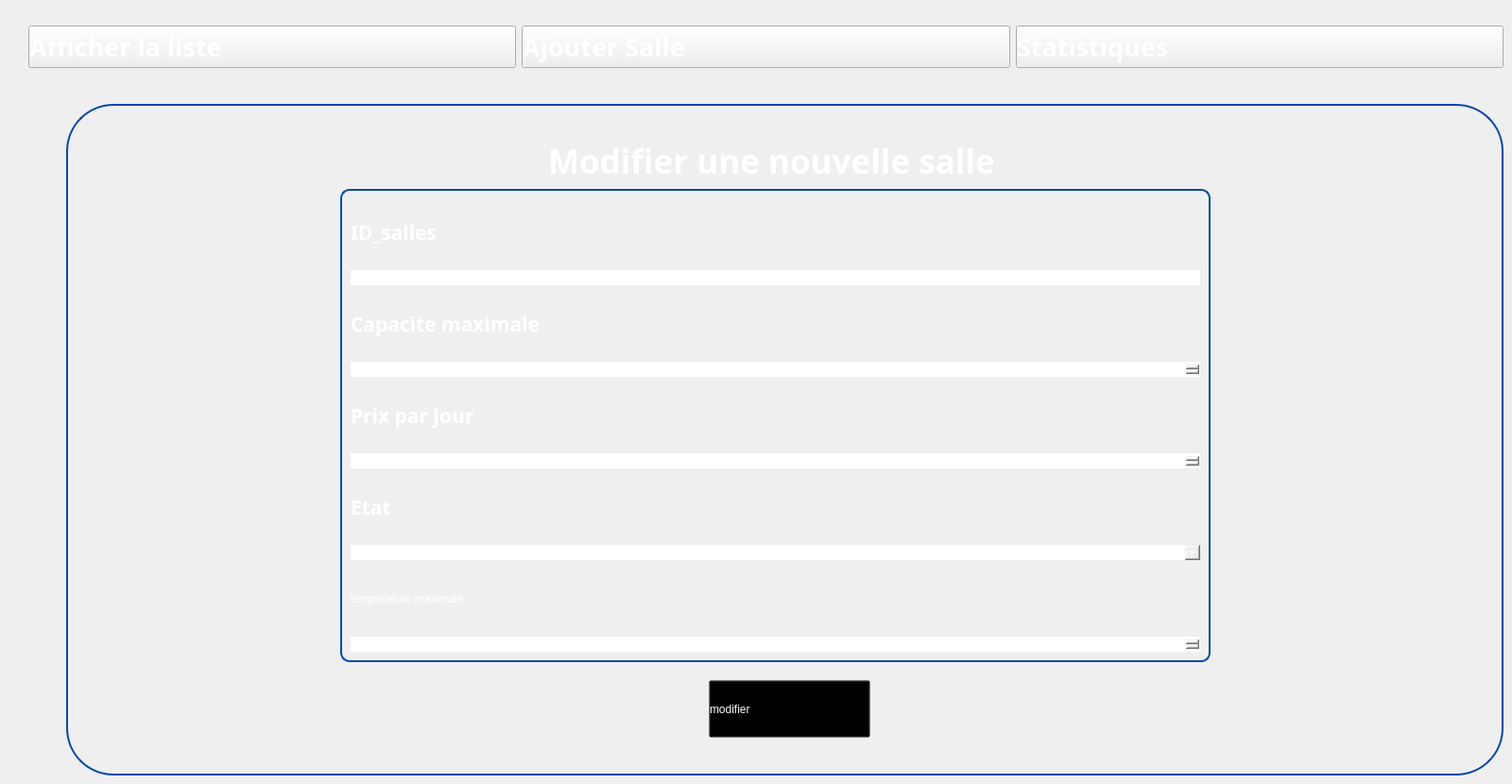
   <widget class="QWidget" name="modifsalle">
    <widget class="QGroupBox" name="groupBox_68">
     <property name="geometry">
      <rect>
       <x>70</x>
       <y>110</y>
       <width>1521</width>
       <height>711</height>
      </rect>
     </property>
     <property name="styleSheet">
      <string notr="true">QGroupBox {
        border-radius:50px;
    border: 2px solid #0447AF; /* Red border */
}
</string>
     </property>
     <property name="title">
      <string/>
     </property>
     <widget class="QLabel" name="label_227">
      <property name="geometry">
       <rect>
        <x>190</x>
        <y>30</y>
        <width>51</width>
        <height>51</height>
       </rect>
      </property>
      <property name="text">
       <string/>
      </property>
      <property name="pixmap">
       <pixmap>../../Downloads/wetransfer_gestion-de-formations_2024-02-16_1550/icons/client.png</pixmap>
      </property>
      <property name="scaledContents">
       <bool>true</bool>
      </property>
     </widget>
     <widget class="QLabel" name="label_228">
      <property name="geometry">
       <rect>
        <x>510</x>
        <y>30</y>
        <width>671</width>
        <height>61</height>
       </rect>
      </property>
      <property name="font">
       <font>
        <family>Plus Jakarta Sans</family>
        <pointsize>26</pointsize>
        <weight>75</weight>
        <bold>true</bold>
       </font>
      </property>
      <property name="styleSheet">
       <string notr="true">color:white;
    background: transparent;
</string>
      </property>
      <property name="text">
       <string>Modifier une nouvelle salle</string>
      </property>
     </widget>
     <widget class="QLabel" name="label_229">
      <property name="geometry">
       <rect>
        <x>70</x>
        <y>20</y>
        <width>81</width>
        <height>81</height>
       </rect>
      </property>
      <property name="text">
       <string/>
      </property>
      <property name="pixmap">
       <pixmap>:/Desktop/imageprojetcpp/gestion-de-projet.png</pixmap>
      </property>
      <property name="scaledContents">
       <bool>true</bool>
      </property>
     </widget>
     <widget class="QGroupBox" name="verticalGroupBox_20">
      <property name="geometry">
       <rect>
        <x>290</x>
        <y>90</y>
        <width>921</width>
        <height>501</height>
       </rect>
      </property>
      <property name="styleSheet">
       <string notr="true">	border-radius:10px;
color:white;</string>
      </property>
      <layout class="QVBoxLayout" name="verticalLayout_30">
       <item>
        <widget class="QLabel" name="label_230">
         <property name="font">
          <font>
           <family>Gill Sans MT</family>
           <pointsize>16</pointsize>
           <weight>75</weight>
           <bold>true</bold>
          </font>
         </property>
         <property name="styleSheet">
          <string notr="true">color:white;</string>
         </property>
         <property name="text">
          <string>ID_salles</string>
         </property>
        </widget>
       </item>
       <item>
        <widget class="QLineEdit" name="lineEditIdSalle_4">
         <property name="styleSheet">
          <string notr="true">color:rgb(0,73,174);
background:white;</string>
         </property>
        </widget>
       </item>
       <item>
        <widget class="QLabel" name="label_231">
         <property name="font">
          <font>
           <family>Gill Sans MT</family>
           <pointsize>16</pointsize>
           <weight>75</weight>
           <bold>true</bold>
          </font>
         </property>
         <property name="styleSheet">
          <string notr="true">color:white;</string>
         </property>
         <property name="text">
          <string>Capacite maximale</string>
         </property>
        </widget>
       </item>
       <item>
        <widget class="QSpinBox" name="spinBoxsalle_4"/>
       </item>
       <item>
        <widget class="QLabel" name="label_232">
         <property name="font">
          <font>
           <family>Gill Sans MT</family>
           <pointsize>16</pointsize>
           <weight>75</weight>
           <bold>true</bold>
          </font>
         </property>
         <property name="styleSheet">
          <string notr="true">color:white;</string>
         </property>
         <property name="text">
          <string>Prix par jour</string>
         </property>
        </widget>
       </item>
       <item>
        <widget class="QDoubleSpinBox" name="doubleSpinBoxsalle_4"/>
       </item>
       <item>
        <widget class="QLabel" name="label_233">
         <property name="font">
          <font>
           <family>Gill Sans MT</family>
           <pointsize>16</pointsize>
           <weight>75</weight>
           <bold>true</bold>
          </font>
         </property>
         <property name="styleSheet">
          <string notr="true">color:white;</string>
         </property>
         <property name="text">
          <string>Etat</string>
         </property>
        </widget>
       </item>
       <item>
        <widget class="QComboBox" name="comboBoxsalle_4">
         <item>
          <property name="text">
           <string>reserve</string>
          </property>
         </item>
         <item>
          <property name="text">
           <string>non reserve</string>
          </property>
         </item>
        </widget>
       </item>
       <item>
        <widget class="QLabel" name="label_3">
         <property name="text">
          <string>temperature maximale</string>
         </property>
        </widget>
       </item>
       <item>
        <widget class="QDoubleSpinBox" name="doubleSpinBoxsalle_tmp_2"/>
       </item>
      </layout>
     </widget>
     <widget class="QPushButton" name="modifiersalles">
      <property name="geometry">
       <rect>
        <x>680</x>
        <y>610</y>
        <width>171</width>
        <height>61</height>
       </rect>
      </property>
      <property name="styleSheet">
       <string notr="true">QPushButton:hover {
    color: red;
    background: transparent;
}

QPushButton {
    text-align: left;
    background: transparent;
    color: rgb(255,255,255);
}
</string>
      </property>
      <property name="text">
       <string>modifier</string>
      </property>
     </widget>
    </widget>
    <widget class="QWidget" name="horizontalLayoutWidget_52">
     <property name="geometry">
      <rect>
       <x>30</x>
       <y>10</y>
       <width>1561</width>
       <height>80</height>
      </rect>
     </property>
     <layout class="QHBoxLayout" name="horizontalLayout_45">
      <item>
       <widget class="QPushButton" name="pushButton_237">
        <property name="font">
         <font>
          <family>Gill Sans MT</family>
          <pointsize>20</pointsize>
          <weight>75</weight>
          <bold>true</bold>
         </font>
        </property>
        <property name="styleSheet">
         <string notr="true">QPushButton:hover {
    color: blue;
}

QPushButton {
    text-align: left;
    color: rgb(255,255,255);
}
</string>
        </property>
        <property name="text">
         <string>Afficher la liste</string>
        </property>
        <property name="icon">
         <iconset resource="ressource.qrc">
          <normaloff>:/image/list.png</normaloff>:/image/list.png</iconset>
        </property>
        <property name="iconSize">
         <size>
          <width>50</width>
          <height>46</height>
         </size>
        </property>
       </widget>
      </item>
      <item>
       <widget class="QPushButton" name="pushButton_238">
        <property name="font">
         <font>
          <family>Gill Sans MT</family>
          <pointsize>20</pointsize>
          <weight>75</weight>
          <bold>true</bold>
         </font>
        </property>
        <property name="styleSheet">
         <string notr="true">QPushButton:hover {
    color: blue;
}

QPushButton {
    text-align: left;
    color: rgb(255,255,255);
}
</string>
        </property>
        <property name="text">
         <string>Ajouter Salle</string>
        </property>
        <property name="icon">
         <iconset resource="ressource.qrc">
          <normaloff>:/image/ajouter.png</normaloff>:/image/ajouter.png</iconset>
        </property>
        <property name="iconSize">
         <size>
          <width>50</width>
          <height>46</height>
         </size>
        </property>
       </widget>
      </item>
      <item>
       <widget class="QPushButton" name="pushButton_239">
        <property name="font">
         <font>
          <family>Gill Sans MT</family>
          <pointsize>20</pointsize>
          <weight>75</weight>
          <bold>true</bold>
         </font>
        </property>
        <property name="styleSheet">
         <string notr="true">QPushButton:hover {
    color: blue;
}

QPushButton {
    text-align: left;
    color: rgb(255,255,255);
}

</string>
        </property>
        <property name="text">
         <string>Statistiques</string>
        </property>
        <property name="icon">
         <iconset resource="ressource.qrc">
          <normaloff>:/image/image (2).png</normaloff>:/image/image (2).png</iconset>
        </property>
        <property name="iconSize">
         <size>
          <width>50</width>
          <height>46</height>
         </size>
        </property>
       </widget>
      </item>
     </layout>
    </widget>
   </widget>
